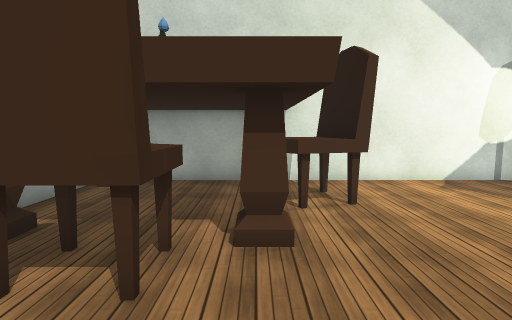
View 1 (above)

18 first-person views from a walk through a 3-D level made in the Unity game engine. The camera is 1.5 m above the floor, tilts 6° down and sees 80° across. The floor is counted in squares, 1 m on a side. Each view is taken from the middle of a square. On the plan, view 1 faces up. The plan holds only what a view shows up to about 15 squares ahead; the rest is blank. The place goes on beyond the plan. The player is left out. Some surface patterns are stand-ins.

View 2
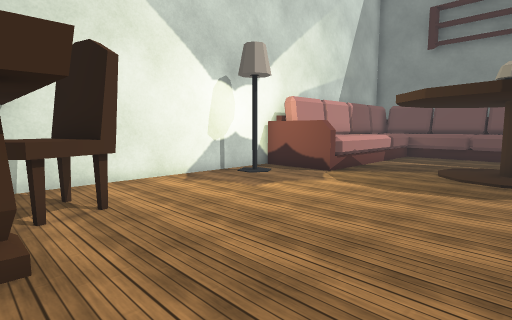

View 3
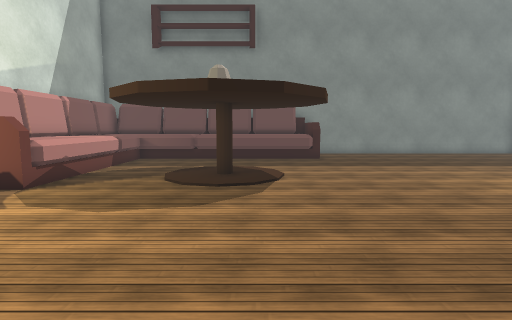

View 4
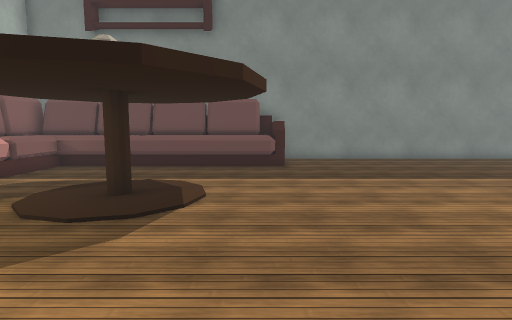

View 5
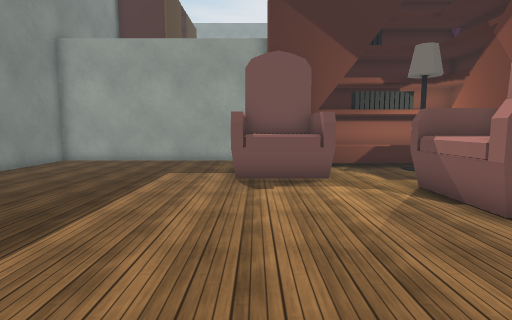

View 6
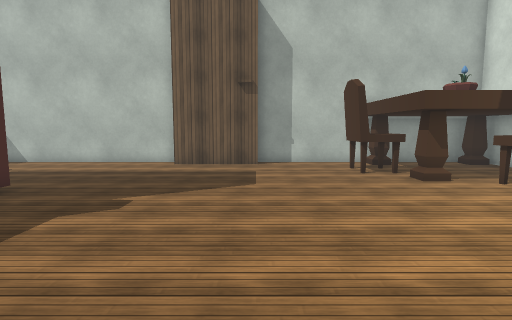

View 7
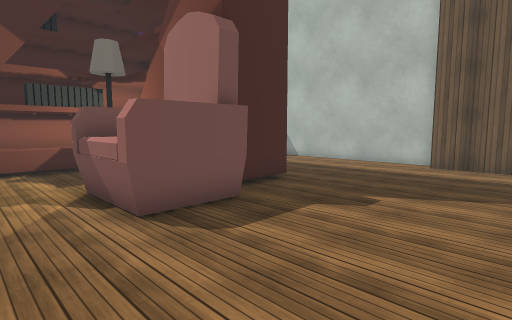

View 8
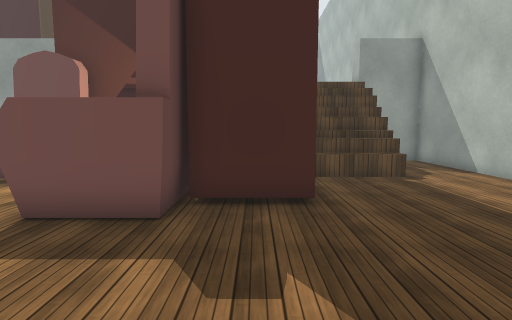

View 9
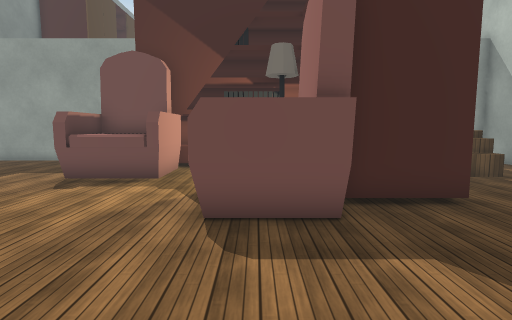

View 10
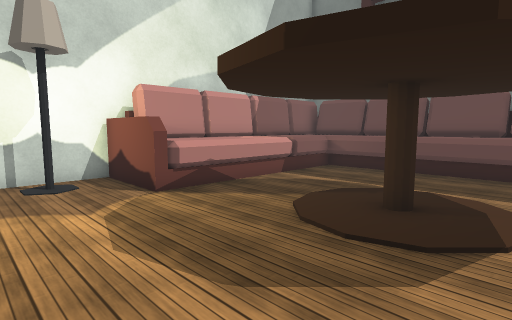

View 11
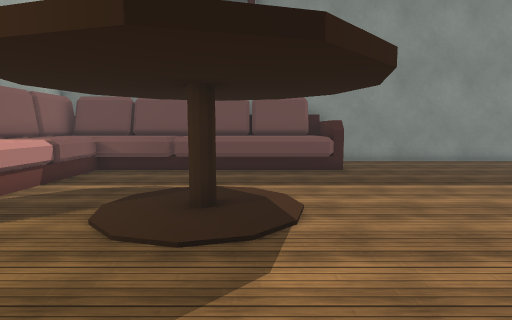

View 12
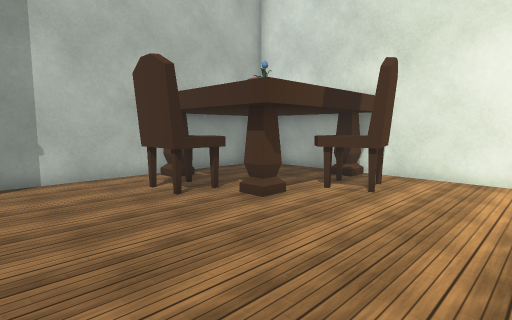

View 13
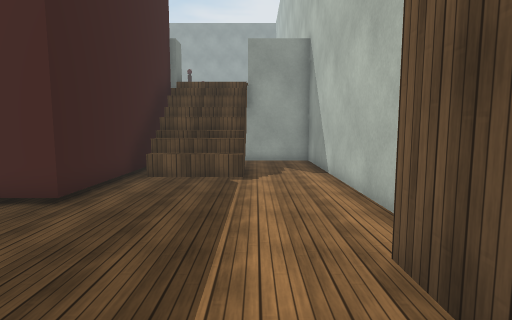

View 14
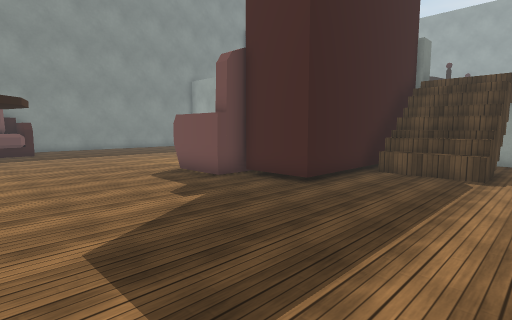

View 15
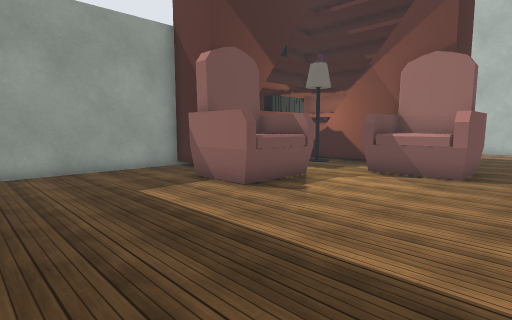

View 16
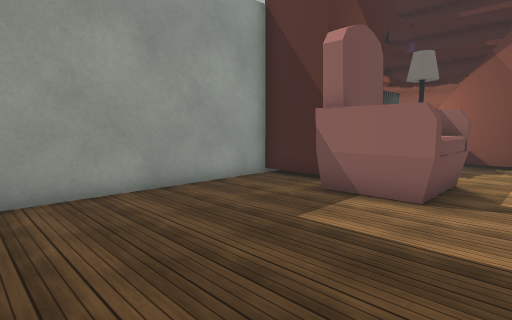

View 17
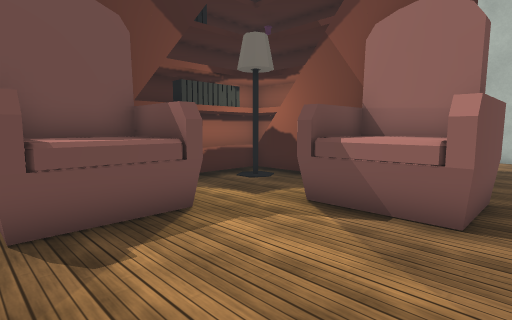

View 18
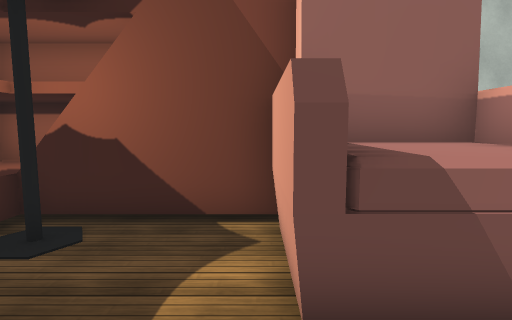

### Floor plan
Key: @ floor where view 1 was taken; # wall or solid block; x gap in a wall; . floor; ^ raised ledge; T table; C chair; L lamp; A armchair; O other object.
Columns run from 5 left of view 1 to 20 right of it. Each row starts with its distance up from view 1.
  9 ################
  8 #T...T.......L.#^#^^#^#^#
  7 #....CCC.......^^^^^^^^^#
  6 #.....CC.......^^^^^^^^^#
  5 #.....................^^#
  4 #T.CCT................^^#
  3 #..CC.................^^#
  2 #...............  ....^^#
  1 #............... O....^^#
  0 #....@..........  ....^^#
 -1 ##....................^^#
 -2  #....................^^#
 -3  #....................^###
 -4 ##.......................#
 -5 #........................#
 -6 #.........AAA............#
 -7 #......##xAAA............#
 -8 #......# AAAA............#
 -9 #......# ^AAA............#
-10 #......# #....AAA........#
-11 #...^^^# #....AAA........#
-12 #...^^^# ^L...AAA........#
-13 #...#  #^^^^^^^x.........#
-14 #...#  #^^^^^^^#.........#
-15 #####          ###########

Positions as (right, up) in squares from view 1, and headings:
1: (0, 0), facing up
2: (0, 0), facing up-right
3: (2, 0), facing right
4: (5, -2), facing right
5: (11, -1), facing down
6: (9, -1), facing left
7: (9, -1), facing down-left
8: (3, -1), facing down
9: (6, -1), facing down
10: (6, -1), facing up-right
11: (6, 0), facing right
12: (5, -1), facing up-left
13: (-2, -1), facing down
14: (-3, 0), facing down-right
15: (17, -4), facing down-left
16: (18, -8), facing down-left
17: (12, -5), facing down-left
18: (9, -9), facing left
